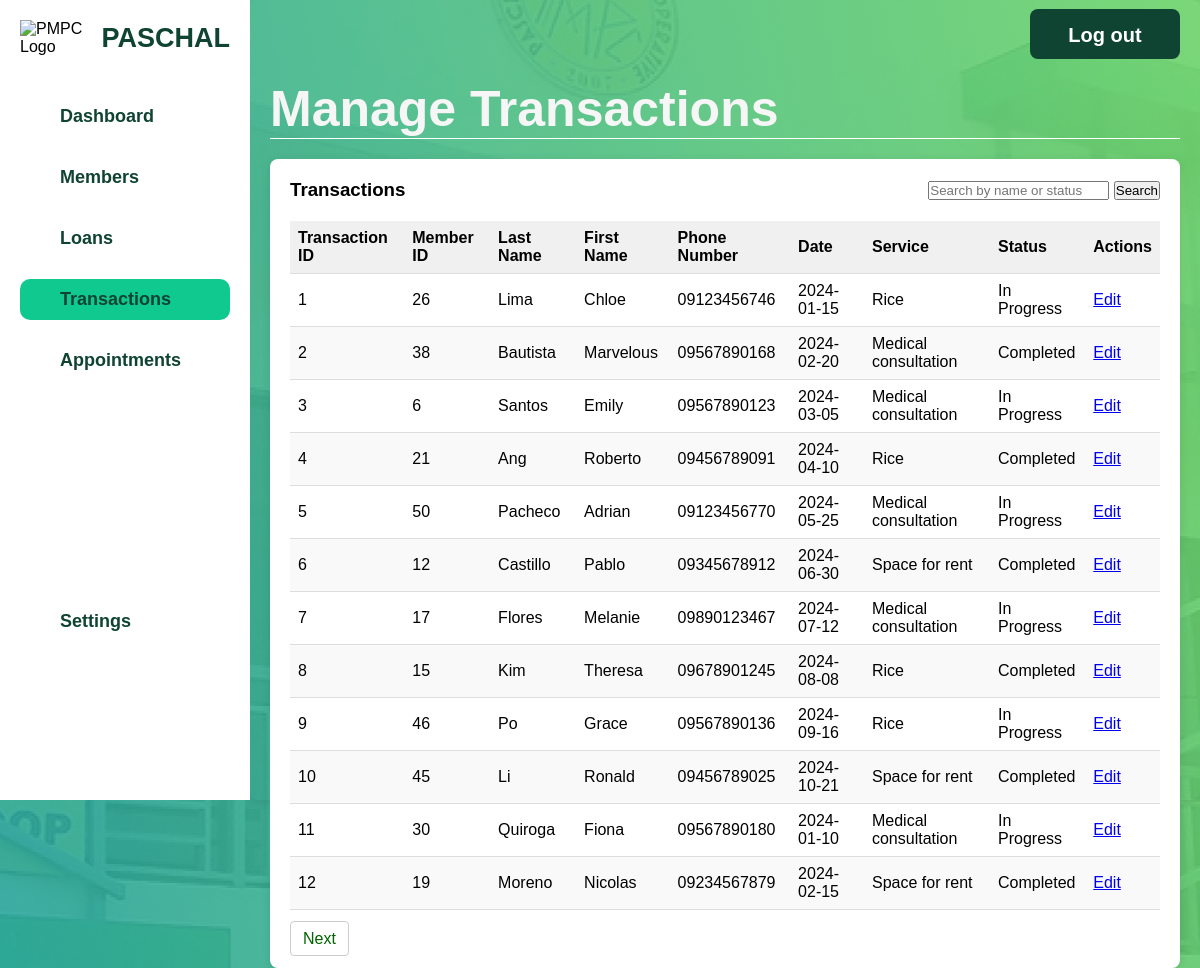
Page /admin/admin-manage-trans.php (signed in) on the committed database.
### tables this page shows
CREATE TABLE `transaction` (
  `TransactID` int(11) NOT NULL,
  `MemberID` int(11) NOT NULL,
  `ServiceID` int(11) NOT NULL,
  `Date` datetime NOT NULL,
  `Amount` decimal(10,2) DEFAULT NULL,
  `Status` enum('In Progress','Completed') NOT NULL DEFAULT 'In Progress'
);

CREATE TABLE `member` (
  `Email` char(255) NOT NULL,
  `MemberID` int(11) NOT NULL,
  `LastName` varchar(50) DEFAULT NULL,
  `FirstName` varchar(50) DEFAULT NULL,
  `MiddleName` varchar(50) DEFAULT NULL,
  `AddressID` int(11) DEFAULT NULL,
  `Birthday` date DEFAULT NULL,
  `Sex` varchar(10) DEFAULT NULL,
  `TINNumber` varchar(15) DEFAULT NULL,
  `ContactNo` varchar(15) DEFAULT NULL,
  `DateCreated` datetime DEFAULT current_timestamp(),
  `Savings` decimal(10,2) DEFAULT 0.00,
  `TypeOfMember` enum('Regular','Associate') DEFAULT 'Regular',
  `MembershipStatus` enum('Pending','Active') DEFAULT 'Pending',
  `ShareCapital` decimal(10,2) DEFAULT 0.00
);

CREATE TABLE `service` (
  `ServiceID` int(11) NOT NULL,
  `ServiceName` varchar(255) NOT NULL
);

### html/admin/admin-manage-trans.php (the view, shortened to what this page needs)
    <?php
include('../db_connect.php');
    $limit = 12;
    $page = isset($_GET['page']) ? (int)$_GET['page'] : 1;
    $offset = ($page - 1) * $limit;
    $searchQuery = isset($_GET['search']) ? $_GET['search'] : "";
    if (!empty($searchQuery)) {
        $transactionsQuery = "
        SELECT
            t.TransactID,
            t.MemberID,
            m.LastName,
            m.FirstName,
            m.ContactNo,
            DATE(t.Date) as Date,  -- Extract only the date
            s.ServiceName,
            t.Status
        FROM
            transaction t
        JOIN
            member m ON t.MemberID = m.MemberID
        JOIN
            service s ON t.ServiceID = s.ServiceID
        WHERE
            m.LastName LIKE ? OR
            m.FirstName LIKE ? OR
            t.Status LIKE ?
        LIMIT ?, ?";
        $searchTerm = "%" . $searchQuery . "%";
        $stmt = $conn->prepare($transactionsQuery);
        $stmt->bind_param("ssiii", $searchTerm, $searchTerm, $searchTerm, $offset, $limit);
    } else {
        $transactionsQuery = "
        SELECT
            t.TransactID,
            t.MemberID,
            m.LastName,
            m.FirstName,
            m.ContactNo,
            DATE(t.Date) as Date,  -- Extract only the date
            s.ServiceName,
            t.Status
        FROM
            transaction t
        JOIN
            member m ON t.MemberID = m.MemberID
        JOIN
            service s ON t.ServiceID = s.ServiceID
        LIMIT ?, ?";
        $stmt = $conn->prepare($transactionsQuery);
        $stmt->bind_param("ii", $offset, $limit);
    }
    $stmt->execute();
    $transactionsResult = $stmt->get_result();
    $countQuery = "SELECT COUNT(*) as total FROM transaction t JOIN member m ON t.MemberID = m.MemberID";
    $countStmt = $conn->prepare($countQuery);
    $countStmt->execute();
    $countResult = $countStmt->get_result();
    $totalTransactions = $countResult->fetch_assoc()['total'];
    $totalPages = ceil($totalTransactions / $limit);
    ?>
    <!DOCTYPE html>
    <html lang="en">
    <head>
        <link rel="stylesheet" href="../../css/admin-manage-trans.css">
        <link rel="stylesheet" href="../../css/admin-general.css">
    </head>
    <body>
        <div class="container">
            <div class="sidebar">
                <div class="logo-container">
                    <div class="logo">
                        <img src="../../assets/pmpc-logo.png" alt="PMPC Logo">
                    </div>
                    <h2 class="pmpc-text">PASCHAL</h2>
                </div>
                <ul class="sidebar-menu">
                    <li><a href="admin.php">Dashboard</a></li>
                    <li><a href="admin-members.php">Members</a></li>
                    <li><a href="admin-loans.php">Loans</a></li>
                    <li><a href="admin-transactions.php" class="active">Transactions</a></li>
                    <li><a href="admin-appointments.php">Appointments</a></li>
                </ul>
                <ul class="sidebar-settings">
                    <li><a href="admin-settings.html">Settings</a></li>
                </ul>
            </div>
            <div class="main-content">
                <header>
                    <h1>Manage Transactions</h1>
                    <button class="logout-button" onclick="window.location.href='../logout.php'">Log out</button>
                </header>
                <section class="transaction-list">
                    <div class="table-header">
                        <h3>Transactions</h3>
                        <form action="admin-manage-trans.php" method="GET">
                            <input type="text" name="search" placeholder="Search by name or status" value="<?php echo htmlspecialchars($searchQuery); ?>">
                            <button type="submit">Search</button>
                        </form>
                    </div>
                    <table>
                        <thead>
                            <tr>
                                <th>Transaction ID</th>
                                <th>Member ID</th>
                                <th>Last Name</th>
                                <th>First Name</th>
                                <th>Phone Number</th>
                                <th>Date</th>
                                <th>Service</th>
                                <th>Status</th>
                                <th>Actions</th>
                            </tr>
                        </thead>
                        <tbody>
                                    <?php
                                    if ($transactionsResult->num_rows > 0) {
                                        while ($row = $transactionsResult->fetch_assoc()) {
                                            echo "<tr>";
                                            echo "<td>" . htmlspecialchars($row['TransactID']) . "</td>";
                                            echo "<td>" . htmlspecialchars($row['MemberID']) . "</td>";
                                            echo "<td>" . htmlspecialchars($row['LastName']) . "</td>";
                                            echo "<td>" . htmlspecialchars($row['FirstName']) . "</td>";
                                            echo "<td>" . htmlspecialchars($row['ContactNo']) . "</td>";
                                            echo "<td>" . htmlspecialchars($row['Date']) . "</td>";
                                            echo "<td>" . htmlspecialchars($row['ServiceName']) . "</td>";
                                            echo "<td>" . htmlspecialchars($row['Status']) . "</td>";
                                            echo "<td><a href='admin-edit-transaction.php?TransactID=" . htmlspecialchars($row['TransactID']) . "'>Edit</a></td>";
                                            echo "</tr>";
                                        }
                                    } else {
                                        echo "<tr><td colspan='9'>No transactions found.</td></tr>";
                                    }
                                    ?>
                                </tbody>
                    </table>
                    <div class="pagination">
                        <?php if ($page < $totalPages): ?>
                            <a href="?page=<?php echo $page + 1; ?>&search=<?php echo htmlspecialchars($searchQuery); ?>">Next</a>
                        <?php endif; ?>
                    </div>
                </section>
            </div>
        </div>
    </body>
    </html>

### css/admin-manage-trans.css (style rules this page uses)
.main-content { padding: 20px; background-color: #f8f8f8; border-radius: 8px; box-shadow: 0 2px 10px rgba(0, 0, 0, 0.1); }
.transaction-list { background-color: #fff; padding: 20px; border-radius: 8px; box-shadow: 0 2px 10px rgba(0, 0, 0, 0.1); margin-top: 20px; }
.table-header { display: flex; justify-content: space-between; align-items: center; margin-bottom: 10px; }
.transaction-list table { width: 100%; border-collapse: collapse; margin-top: 20px; }
.transaction-list th, .transaction-list td { text-align: left; padding: 8px; border-bottom: 1px solid #ddd; }
.transaction-list th { background-color: #f0f0f0; font-weight: bold; }
.transaction-list tbody tr:nth-child(even) { background-color: #f9f9f9; }
.transaction-list td { font-size: 16px; }
.pagination { margin-top: 20px; }
.pagination a { padding: 8px 12px; border: 1px solid #ccc; border-radius: 4px; margin-right: 5px; text-decoration: none; color: #006400; }

### css/admin-general.css (style rules this page uses)
* { margin: 0; padding: 0; box-sizing: border-box; font-family: 'Poppins', Arial, Helvetica, sans-serif; }
html, body { height: 100%; }
body { background-image: url('../assets/bg.jpg'); background-size: auto; background-position: center; background-repeat: repeat; margin: 0; height: 100vh; }
.container { display: flex; width: 100%; height: 100vh; }
.sidebar { width: 250px; background-color: #fff; display: flex; flex-direction: column; padding: 20px; position: fixed; height: 100vh; }
.logo-container { display: flex; align-items: center; margin-bottom: 20px; }
.logo img { width: 70px; height: auto; margin-right: 10px; }
.pmpc-text { font-size: 27px; color: #0F4332; font-weight: 800; }
.sidebar-menu { list-style: none; padding: 0; }
.sidebar-menu li { margin: 20px 0; }
.sidebar-settings { list-style: none; padding-left: 0; margin-bottom: 20px; }
.sidebar-menu a { color: #0F4332; text-decoration: none; font-size: 18px; font-weight: bold; display: block; padding: 10px 40px; transition: background-color 0.3s ease; }
.sidebar-menu a.active, .sidebar-menu a:hover { background-color: #10C98F; border-radius: 10px; }
.sidebar-settings li { margin: 0; }
.sidebar-settings a { color: #0F4332; text-decoration: none; font-size: 18px; font-weight: bold; padding: 10px 40px; display: block; transition: background-color 0.3s ease; margin-top:200px; }
.main-content { margin-left: 250px; padding: 20px; width: calc(100% - 250px); background-color: #e0f7f700; }
header { display: flex; justify-content: space-between; align-items: center; padding-top: 60px; border-bottom: 1.5px solid #ffffff; margin-bottom: 20px; }
header h1 { font-size: 50px; font-weight: 800; color: #f6f6f6; }
.logout-button { background-color: #0F4332; color: rgb(255, 255, 255); border-radius: 8px; margin-top: -150px; font-size: 20px; font-weight: bold; width: 150px; height: 50px; padding: 15px 25px; border: none; cursor: pointer; transition: background-color 0.3s ease; }

### rows in the picture
transaction: TransactID "1", MemberID "26", MemberID.LastName "Lima", MemberID.FirstName "Chloe", MemberID.ContactNo "09123456746", Date "2024-01-15", ServiceID.ServiceName "Rice", Status "In Progress"
transaction: TransactID "2", MemberID "38", MemberID.LastName "Bautista", MemberID.FirstName "Marvelous", MemberID.ContactNo "09567890168", Date "2024-02-20", ServiceID.ServiceName "Medical consultation", Status "Completed"
transaction: TransactID "3", MemberID "6", MemberID.LastName "Santos", MemberID.FirstName "Emily", MemberID.ContactNo "09567890123", Date "2024-03-05", ServiceID.ServiceName "Medical consultation", Status "In Progress"
transaction: TransactID "4", MemberID "21", MemberID.LastName "Ang", MemberID.FirstName "Roberto", MemberID.ContactNo "09456789091", Date "2024-04-10", ServiceID.ServiceName "Rice", Status "Completed"
transaction: TransactID "5", MemberID "50", MemberID.LastName "Pacheco", MemberID.FirstName "Adrian", MemberID.ContactNo "09123456770", Date "2024-05-25", ServiceID.ServiceName "Medical consultation", Status "In Progress"
transaction: TransactID "6", MemberID "12", MemberID.LastName "Castillo", MemberID.FirstName "Pablo", MemberID.ContactNo "09345678912", Date "2024-06-30", ServiceID.ServiceName "Space for rent", Status "Completed"
transaction: TransactID "7", MemberID "17", MemberID.LastName "Flores", MemberID.FirstName "Melanie", MemberID.ContactNo "09890123467", Date "2024-07-12", ServiceID.ServiceName "Medical consultation", Status "In Progress"
transaction: TransactID "8", MemberID "15", MemberID.LastName "Kim", MemberID.FirstName "Theresa", MemberID.ContactNo "09678901245", Date "2024-08-08", ServiceID.ServiceName "Rice", Status "Completed"
transaction: TransactID "9", MemberID "46", MemberID.LastName "Po", MemberID.FirstName "Grace", MemberID.ContactNo "09567890136", Date "2024-09-16", ServiceID.ServiceName "Rice", Status "In Progress"
transaction: TransactID "10", MemberID "45", MemberID.LastName "Li", MemberID.FirstName "Ronald", MemberID.ContactNo "09456789025", Date "2024-10-21", ServiceID.ServiceName "Space for rent", Status "Completed"
transaction: TransactID "11", MemberID "30", MemberID.LastName "Quiroga", MemberID.FirstName "Fiona", MemberID.ContactNo "09567890180", Date "2024-01-10", ServiceID.ServiceName "Medical consultation", Status "In Progress"
transaction: TransactID "12", MemberID "19", MemberID.LastName "Moreno", MemberID.FirstName "Nicolas", MemberID.ContactNo "09234567879", Date "2024-02-15", ServiceID.ServiceName "Space for rent", Status "Completed"
